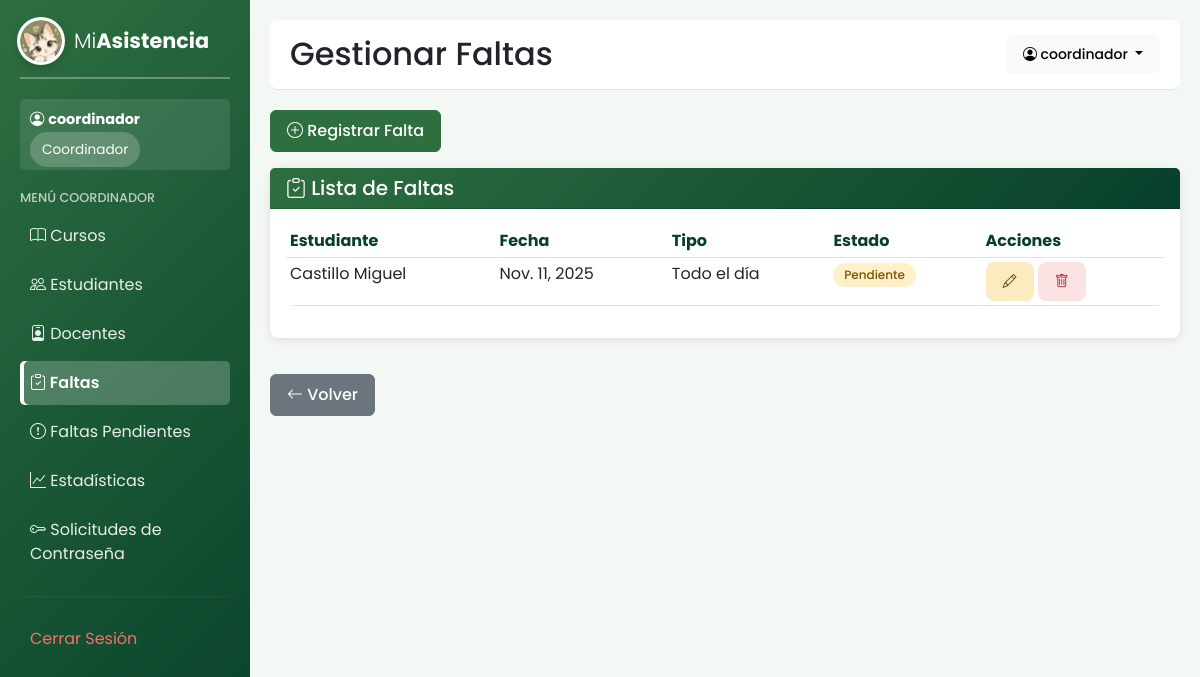
Before: /faltas/ (signed in) with the older database file.
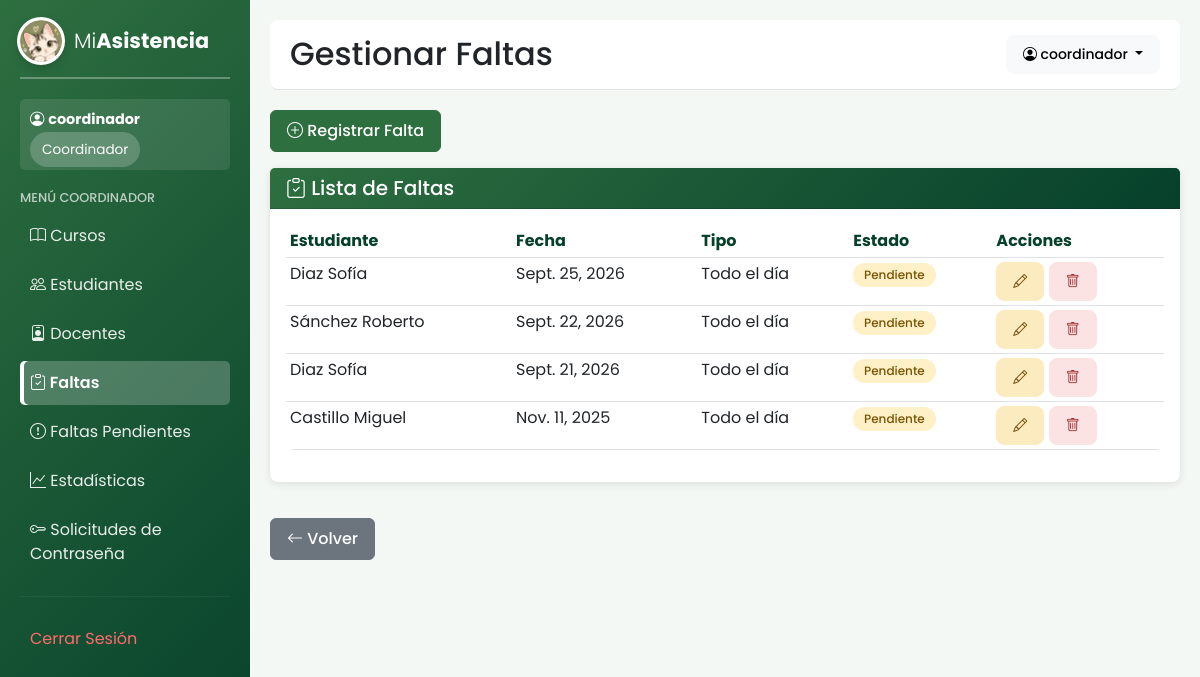
After: the same page with the newer database file.
### core/models.py (models this page shows, shortened)
class Falta(models.Model):
    estudiante = models.ForeignKey(
        Estudiante,
        on_delete=models.CASCADE
    )
    docente = models.ForeignKey(
        Docente,
        on_delete=models.SET_NULL,
        null=True,
        blank=True
    )
    fecha = models.DateField()
    TIPO_FALTA = [
        ("hora", "Por hora"),
        ("dia", "Todo el día"),
        ("retirada", "Retirada"),
    ]
    tipo = models.CharField(
        max_length=15,
        choices=TIPO_FALTA
    )
    hora = models.CharField(
        max_length=20,
        blank=True
    )
    hora_hasta = models.CharField(
        max_length=20,
        blank=True
    )
    quien_retiro = models.CharField(
        max_length=150,
        blank=True
    )
    quien_da_salida = models.CharField(
        max_length=150,
        blank=True
    )
    motivo_retiro = models.TextField(
        blank=True
    )
    hora_retiro = models.TimeField(
        null=True,
        blank=True
    )
    motivo = models.TextField(
        blank=True
    )
    justificada = models.BooleanField(
        default=False
    )
    ESTADOS = [
        ("Pendiente", "Pendiente"),
        ("Aprobada", "Aprobada"),
        ("Rechazada", "Rechazada"),
        ("Registrada", "Registrada"),
    ]
    estado = models.CharField(
        max_length=20,
        choices=ESTADOS,
        default="Pendiente"
    )
    fecha_justificacion = models.DateField(
        null=True,
        blank=True
    )
    observaciones = models.TextField(
        blank=True
    )
    documento = models.FileField(
        upload_to="justificaciones/",
        null=True,
        blank=True
    )
    fecha_revision = models.DateField(
        null=True,
        blank=True
    )
    observaciones_coordinador = models.TextField(
        blank=True
    )

class Estudiante(models.Model):
    codigo = models.CharField(max_length=20, unique=True)
    nombre = models.CharField(max_length=100)
    apellido = models.CharField(max_length=100)
    curso = models.CharField(max_length=20)
    class Meta:
        ordering = ['curso', 'apellido', 'nombre']

### core/views.py (the view)
@requiere_coordinador
def faltas(request):
    lista = Falta.objects.select_related('estudiante', 'docente').order_by('-fecha')
    return render(request, "core/faltas.html", {"faltas": lista})

### core/views.py (called while the page is built)
def requiere_coordinador(view_func):
    @wraps(view_func)
    def wrapper(request, *args, **kwargs):
        if not request.user.is_authenticated or not request.user.is_superuser:
            return acceso_denegado(request, "Acceso denegado. Se requieren permisos de coordinador.")
        return view_func(request, *args, **kwargs)
    return wrapper

### core/templates/core/faltas.html (shortened to what this page needs)
{% extends 'core/base.html' %}
{% block page_title %}Gestionar Faltas{% endblock %}
{% block content %}
<div class="row mb-3">
    <div class="col-md-12">
        <a href="{% url 'agregar_falta' %}" class="btn btn-success"><i class="bi bi-plus-circle"></i> Registrar Falta</a>
    </div>
</div>
<div class="row">
    <div class="col-md-12">
        <div class="card">
            <div class="card-header bg-primary text-white">
                <h5 style="margin: 0;"><i class="bi bi-clipboard-check"></i> Lista de Faltas</h5>
            </div>
            <div class="card-body">
                {% if faltas %}
                    <div class="table-responsive">
                        <table class="table table-hover table-sm">
                            <thead>
                                <tr>
                                    <th>Estudiante</th>
                                    <th>Fecha</th>
                                    <th>Tipo</th>
                                    <th>Estado</th>
                                    <th>Acciones</th>
                                </tr>
                            </thead>
                            <tbody>
                                {% for falta in faltas %}
                                    <tr>
                                        <td>{{ falta.estudiante.apellido }} {{ falta.estudiante.nombre }}</td>
                                        <td>{{ falta.fecha }}</td>
                                        <td>{{ falta.get_tipo_display }}</td>
                                        <td>
                                            {% if falta.estado == 'Pendiente' %}
                                                <span class="badge bg-warning text-dark">{{ falta.estado }}</span>
                                            {% elif falta.estado == 'Aprobada' %}
                                                <span class="badge bg-success">{{ falta.estado }}</span>
                                            {% elif falta.estado == 'Rechazada' %}
                                                <span class="badge bg-danger">{{ falta.estado }}</span>
                                            {% else %}
                                                <span class="badge bg-secondary">{{ falta.estado }}</span>
                                            {% endif %}
                                        </td>
                                        <td>
                                            <a href="{% url 'editar_falta' falta.id %}" class="btn btn-sm btn-warning"><i class="bi bi-pencil"></i></a>
                                            <a href="{% url 'eliminar_falta' falta.id %}" class="btn btn-sm btn-danger" onclick="return confirm('Eliminar?')"><i class="bi bi-trash"></i></a>
                                        </td>
                                    </tr>
                                {% endfor %}
                            </tbody>
                        </table>
                    </div>
                {% else %}
                    <div class="alert alert-info">No hay faltas registradas.</div>
                {% endif %}
            </div>
        </div>
    </div>
</div>
<a href="{% url 'dashboard' %}" class="btn btn-secondary mt-3"><i class="bi bi-arrow-left"></i> Volver</a>
{% endblock %}

### core/templates/core/base.html (shortened to what this page needs)
{% load static %}<!DOCTYPE html>
<html lang="es">
<head>
    <link href="https://cdn.jsdelivr.net/npm/bootstrap@5.3.0/dist/css/bootstrap.min.css" rel="stylesheet">
    <link href="https://cdn.jsdelivr.net/npm/bootstrap-icons@1.11.0/font/bootstrap-icons.css" rel="stylesheet">
</head>
<body>
    <div class="sidebar">
        <div class="sidebar-marca">
            {% include 'core/_logo.html' %}
            <span>Mi<strong>Asistencia</strong></span>
        </div>
        {% if user.is_authenticated %}
            {% with n=request.resolver_match.url_name %}
            <div style="background: rgba(255,255,255,0.1); padding: 10px; border-radius: 5px; margin-bottom: 20px; font-size: 0.9rem; word-break: break-word;">
                <i class="bi bi-person-circle"></i> <strong>{{ user.username }}</strong><br>
                <div style="margin-top: 8px;">
                    {% if user.is_superuser %}
                        <span class="user-badge">Coordinador</span>
                    {% elif user.groups.all.0 %}
                        <span class="user-badge">{{ user.groups.all.0.name }}</span>
                    {% endif %}
                </div>
            </div>
            {% if user.is_superuser %}
                <h6 style="margin-top: 20px; color: rgba(255,255,255,0.7); font-size: 0.8rem; text-transform: uppercase;">MENÚ COORDINADOR</h6>
                <a href="{% url 'cursos' %}" class="{% if n == 'cursos' or n == 'estudiantes_por_curso' %}active{% endif %}"><i class="bi bi-book"></i> Cursos</a>
                <a href="{% url 'estudiantes' %}" class=""><i class="bi bi-people"></i> Estudiantes</a>
                <a href="{% url 'docentes' %}" class="{% if n == 'docentes' or n == 'agregar_docente' or n == 'editar_docente' %}active{% endif %}"><i class="bi bi-person-badge"></i> Docentes</a>
                <a href="{% url 'faltas' %}" class="{% if n == 'faltas' or n == 'agregar_falta' or n == 'editar_falta' %}active{% endif %}"><i class="bi bi-clipboard-check"></i> Faltas</a>
                <a href="{% url 'faltas_pendientes' %}" class="{% if n == 'faltas_pendientes' or n == 'revisar_falta' %}active{% endif %}"><i class="bi bi-exclamation-circle"></i> Faltas Pendientes</a>
                <a href="{% url 'estadisticas' %}" class="{% if n == 'estadisticas' or n == 'estadisticas_curso' %}active{% endif %}"><i class="bi bi-graph-up"></i> Estadísticas</a>
                <a href="{% url 'solicitudes_contrasena' %}" class="{% if n == 'solicitudes_contrasena' or n == 'restablecer_contrasena_usuario' %}active{% endif %}"><i class="bi bi-key"></i> Solicitudes de Contraseña</a>
            {% elif user.groups.all.0.name == 'Estudiantes' %}
                <h6 style="margin-top: 20px; color: rgba(255,255,255,0.7); font-size: 0.8rem; text-transform: uppercase;">MI CUENTA</h6>
                <a href="{% url 'mi_historial' %}" class="{% if n == 'mi_historial' or n == 'justificar_falta' %}active{% endif %}"><i class="bi bi-clock-history"></i> Mi Historial</a>
            {% endif %}
            <hr style="border-color: rgba(255,255,255,0.2); margin: 20px 0;">
            <a href="{% url 'logout' %}" style="color: #ff6b6b;"> Cerrar Sesión</a>
            {% endwith %}
        {% endif %}
    </div>
    <div class="main-content">
        <div class="navbar-top">
            <h2 style="margin: 0;">{% block page_title %}Dashboard{% endblock %}</h2>
            <div class="user-info">
                <div class="dropdown">
                    <button class="btn btn-sm btn-light dropdown-toggle" type="button" id="userDropdown" data-bs-toggle="dropdown" aria-expanded="false">
                        <i class="bi bi-person-circle"></i> {{ request.user.username }}
                    </button>
                </div>
            </div>
        </div>
        {% block content %}{% endblock %}
    </div>
</body>
</html>

### core/templates/core/_logo.html (shortened to what this page needs)
{% load static %}
<img class="logo-svg" src="{% static 'core/img/logo.png' %}" alt="Logo de MiAsistencia">

### core/templates/core/base.html (style rules this page uses)
:root { --verde: #2E6F40; --verde-oscuro: #06402B; --degradado: linear-gradient(135deg, var(--verde) 0%, var(--verde-oscuro) 100%); --bs-primary: #2E6F40; --bs-primary-rgb: 46, 111, 64; --bs-link-color: #2E6F40; --bs-link-hover-color: #06402B; }
body { font-family: 'Poppins', sans-serif; display: flex; min-height: 100vh; background-color: #f4f8f5; }
.sidebar { width: 250px; background: var(--degradado); color: white; padding: 20px; position: fixed; height: 100vh; overflow-y: auto; }
.sidebar a { color: rgba(255,255,255,0.9); text-decoration: none; display: block; padding: 10px; border-radius: 5px; margin: 5px 0; transition: all 0.3s; }
.main-content { margin-left: 250px; width: calc(100% - 250px); padding: 20px; }
.navbar-top { background: white; border-bottom: 1px solid #dee2e6; margin-bottom: 20px; padding: 15px 20px; border-radius: 8px; display: flex; justify-content: space-between; align-items: center; }
.user-info { display: flex; align-items: center; gap: 15px; margin-left: auto; }
.user-badge { background: rgba(255,255,255,0.2); color: white; padding: 8px 12px; border-radius: 20px; font-size: 0.85rem; }
.card { border: none; box-shadow: 0 2px 8px rgba(0,0,0,0.1); border-radius: 8px; margin-bottom: 20px; }
.btn { border-radius: 6px; padding: 8px 16px; font-weight: 500; }
.table { background: white; border-radius: 8px; overflow: hidden; }
.table thead { background: #f8f9fa; }
.card-header.bg-primary { background: var(--degradado) !important; }
.table thead th { color: var(--verde-oscuro); }
.sidebar-marca { display: flex; align-items: center; gap: 12px; margin-bottom: 20px; padding-bottom: 15px; border-bottom: 2px solid rgba(255,255,255,0.3); --logo-bg: #ffffff; --logo-fg: var(--verde); font-size: 1.3rem; font-weight: 300; }
.sidebar-marca strong { font-weight: 700; }
.sidebar-marca .logo-svg { width: 42px; height: 42px; flex-shrink: 0; }
.sidebar a.active { background: rgba(255,255,255,0.22); color: #ffffff; font-weight: 600; box-shadow: inset 4px 0 0 #ffffff; }
.btn-sm { border-radius: 8px; }
.btn-success { --bs-btn-color: #fff; --bs-btn-bg: #2E6F40; --bs-btn-border-color: #2E6F40; --bs-btn-hover-color: #fff; --bs-btn-hover-bg: #06402B; --bs-btn-hover-border-color: #06402B; --bs-btn-active-color: #fff; --bs-btn-active-bg: #06402B; --bs-btn-active-border-color: #06402B; --bs-btn-focus-shadow-rgb: 46, 111, 64; }
.btn-warning { --bs-btn-color: #6B4700; --bs-btn-bg: #FCEBBF; --bs-btn-border-color: #FCEBBF; --bs-btn-hover-color: #fff; --bs-btn-hover-bg: #C98A0A; --bs-btn-hover-border-color: #C98A0A; --bs-btn-active-color: #fff; --bs-btn-active-bg: #A87205; --bs-btn-active-border-color: #A87205; --bs-btn-focus-shadow-rgb: 201, 138, 10; }
.btn-danger { --bs-btn-color: #A32D2D; --bs-btn-bg: #FBE3E3; --bs-btn-border-color: #FBE3E3; --bs-btn-hover-color: #fff; --bs-btn-hover-bg: #C0392B; --bs-btn-hover-border-color: #C0392B; --bs-btn-active-color: #fff; --bs-btn-active-bg: #A32D2D; --bs-btn-active-border-color: #A32D2D; --bs-btn-focus-shadow-rgb: 192, 57, 43; }
.badge { font-weight: 500; padding: 0.5em 0.9em; border-radius: 999px; }
.badge.bg-warning { background-color: #FFF0C7 !important; color: #7A5200 !important; }

### core/templates/core/_logo.html (style rules this page uses)
.logo-svg { display: block; width: 64px; height: 64px; border-radius: 50%; object-fit: cover; background: #ffffff; box-shadow: 0 0 0 3px #ffffff, 0 4px 12px rgba(0, 0, 0, 0.25); }

Changed rows visible on the page:
added Falta: estudiante.apellido "Diaz", estudiante.nombre "Sofía", fecha "Sept. 25, 2026", tipo "Todo el día", estado "Pendiente"
added Falta: estudiante.apellido "Sánchez", estudiante.nombre "Roberto", fecha "Sept. 22, 2026", tipo "Todo el día", estado "Pendiente"
added Falta: estudiante.apellido "Diaz", estudiante.nombre "Sofía", fecha "Sept. 21, 2026", tipo "Todo el día", estado "Pendiente"
